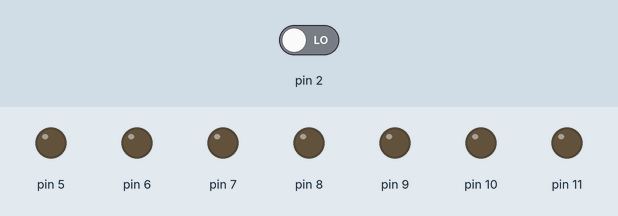
A sketch run on a simulated Arduino Uno, built with avr-gcc and run on an emulated ATmega328P. Parts: output pins drawn as LEDs (lit = HIGH). Dashed ring = blinking. The inputs (shaded band) are chosen by the test bench; at power-on: pin 2 LOW. Random numbers use the default seed unless the sketch sets one.

Above: at 1.8 s.
1.9 s: pin 2 driven HIGH
At 2.4 s:
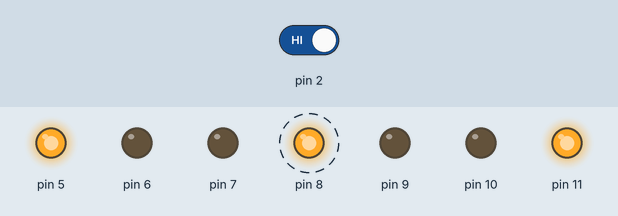
At 2.9 s:
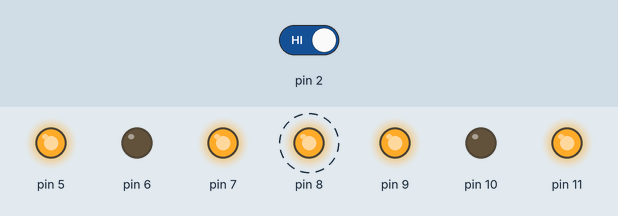
4.9 s: pin 2 driven LOW
Timing chart, 0 to 7.9 s (numbered marks = the images above; inputs shaded):
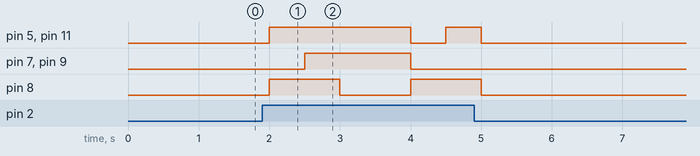

The sketch:

Dau_numeric.ino
```cpp
void setup() {
  // put your setup code here, to run once:

  pinMode(11, OUTPUT);
  pinMode(10, OUTPUT);
  pinMode(9, OUTPUT);
  pinMode(8, OUTPUT);
  pinMode(7, OUTPUT);
  pinMode(6, OUTPUT);
  pinMode(5, OUTPUT);

  pinMode(2, INPUT);
}

void loop() {

 int val = 0 ;

 if(digitalRead(2)){
 val = random(1,6);
}
// numero 1
if (val == 1){
digitalWrite(5,LOW);   // esquerra dalt
digitalWrite(6,LOW);  // esquerra mig
digitalWrite(7,LOW);     // esquerra baix
digitalWrite(8,HIGH); //centre
digitalWrite(9,LOW);    // dreta dalt
digitalWrite(10,LOW);    // dreta  mig
digitalWrite(11,LOW);     // dreta baix
}
// numero 2
if (val == 2){
digitalWrite(5,LOW);   // esquerra dalt
digitalWrite(6,LOW);  // esquerra mig
digitalWrite(7,HIGH);     // esquerra baix
digitalWrite(8,LOW); //centre
digitalWrite(9,HIGH);    // dreta dalt
digitalWrite(10,LOW);    // dreta  mig
digitalWrite(11,LOW);     // dreta baix
}

// numero 3
if (val == 3){
digitalWrite(5,HIGH);   // esquerra dalt
digitalWrite(6,LOW);  // esquerra mig
digitalWrite(7,LOW);     // esquerra baix
digitalWrite(8,HIGH); //centre
digitalWrite(9,LOW);    // dreta dalt
digitalWrite(10,LOW);    // dreta  mig
digitalWrite(11,HIGH);     // dreta baix
}
// numero 4
if (val == 4){
digitalWrite(5,HIGH);   // esquerra dalt
digitalWrite(6,LOW);  // esquerra mig
digitalWrite(7,HIGH);     // esquerra baix
digitalWrite(8,LOW); //centre
digitalWrite(9,HIGH);    // dreta dalt
digitalWrite(10,LOW);    // dreta  mig
digitalWrite(11,HIGH);     // dreta baix
}
// numero 5
if (val == 5){
digitalWrite(5,HIGH);   // esquerra dalt
digitalWrite(6,LOW);  // esquerra mig
digitalWrite(7,HIGH);     // esquerra baix
digitalWrite(8,HIGH); //centre
digitalWrite(9,HIGH);    // dreta dalt
digitalWrite(10,LOW);    // dreta  mig
digitalWrite(11,HIGH);     // dreta baix
}

// numero 6
if (val == 6){
digitalWrite(5,HIGH);   // esquerra dalt
digitalWrite(6,HIGH);  // esquerra mig
digitalWrite(7,HIGH);     // esquerra baix
digitalWrite(8,LOW); //centre
digitalWrite(9,HIGH);    // dreta dalt
digitalWrite(10,HIGH);    // dreta  mig
digitalWrite(11,HIGH);     // dreta baix
}
delay (500);
val = 0 ;

if (val == 0){
digitalWrite(5,LOW);   // esquerra dalt
digitalWrite(6,LOW);  // esquerra mig
digitalWrite(7,LOW);     // esquerra baix
digitalWrite(8,LOW); //centre
digitalWrite(9,LOW);    // dreta dalt
digitalWrite(10,LOW);    // dreta  mig
digitalWrite(11,LOW);     // dreta baix


}
}
```

Measured:
- after the input at 1.9 s, pin 5, pin 11: LOW → HIGH after 0.10 s, → LOW 2.0 s later, → HIGH 0.50 s later; pin 7, pin 9: LOW → HIGH after 0.60 s, → LOW 1.5 s later; pin 8: LOW → HIGH after 0.10 s, → LOW 1.0 s later, → HIGH 1.0 s later
